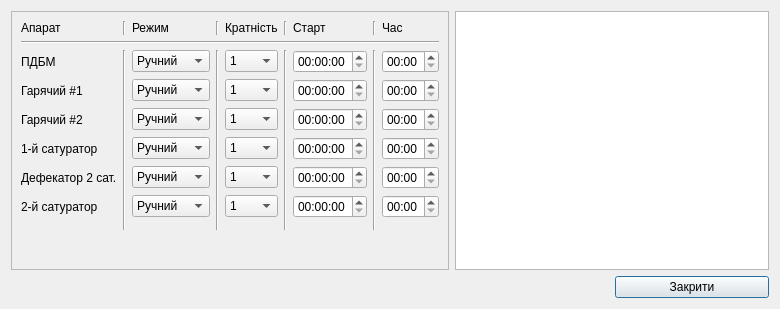
<?xml version="1.0" encoding="UTF-8"?>
<ui version="4.0">
 <class>dlgBledingSetup</class>
 <widget class="QDialog" name="dlgBledingSetup">
  <property name="geometry">
   <rect>
    <x>0</x>
    <y>0</y>
    <width>780</width>
    <height>309</height>
   </rect>
  </property>
  <property name="windowTitle">
   <string>Dialog</string>
  </property>
  <layout class="QGridLayout" name="gridLayout_2">
   <item row="0" column="0">
    <widget class="QFrame" name="frame">
     <property name="frameShape">
      <enum>QFrame::StyledPanel</enum>
     </property>
     <property name="frameShadow">
      <enum>QFrame::Raised</enum>
     </property>
     <layout class="QGridLayout" name="gridLayout">
      <item row="0" column="0">
       <widget class="QLabel" name="label">
        <property name="text">
         <string>Апарат</string>
        </property>
       </widget>
      </item>
      <item row="0" column="2">
       <widget class="QLabel" name="label_2">
        <property name="text">
         <string>Режим</string>
        </property>
       </widget>
      </item>
      <item row="0" column="4">
       <widget class="QLabel" name="label_3">
        <property name="text">
         <string>Кратність</string>
        </property>
       </widget>
      </item>
      <item row="0" column="6">
       <widget class="QLabel" name="label_4">
        <property name="text">
         <string>Старт</string>
        </property>
       </widget>
      </item>
      <item row="0" column="8">
       <widget class="QLabel" name="label_5">
        <property name="text">
         <string>Час</string>
        </property>
       </widget>
      </item>
      <item row="0" column="1">
       <widget class="Line" name="line">
        <property name="orientation">
         <enum>Qt::Vertical</enum>
        </property>
       </widget>
      </item>
      <item row="0" column="3">
       <widget class="Line" name="line_2">
        <property name="orientation">
         <enum>Qt::Vertical</enum>
        </property>
       </widget>
      </item>
      <item row="0" column="7">
       <widget class="Line" name="line_4">
        <property name="orientation">
         <enum>Qt::Vertical</enum>
        </property>
       </widget>
      </item>
      <item row="0" column="5">
       <widget class="Line" name="line_3">
        <property name="orientation">
         <enum>Qt::Vertical</enum>
        </property>
       </widget>
      </item>
      <item row="2" column="0">
       <widget class="QLabel" name="label_6">
        <property name="text">
         <string>ПДБМ</string>
        </property>
       </widget>
      </item>
      <item row="1" column="0" colspan="9">
       <widget class="Line" name="line_5">
        <property name="orientation">
         <enum>Qt::Horizontal</enum>
        </property>
       </widget>
      </item>
      <item row="10" column="0" colspan="9">
       <spacer name="verticalSpacer">
        <property name="orientation">
         <enum>Qt::Vertical</enum>
        </property>
        <property name="sizeHint" stdset="0">
         <size>
          <width>20</width>
          <height>40</height>
         </size>
        </property>
       </spacer>
      </item>
      <item row="2" column="2">
       <widget class="QComboBox" name="en_p_01">
        <item>
         <property name="text">
          <string>Ручний</string>
         </property>
        </item>
        <item>
         <property name="text">
          <string>Автомат</string>
         </property>
        </item>
       </widget>
      </item>
      <item row="2" column="4">
       <widget class="QComboBox" name="kr_p_01">
        <item>
         <property name="text">
          <string>1</string>
         </property>
        </item>
        <item>
         <property name="text">
          <string>2</string>
         </property>
        </item>
        <item>
         <property name="text">
          <string>3</string>
         </property>
        </item>
        <item>
         <property name="text">
          <string>4</string>
         </property>
        </item>
        <item>
         <property name="text">
          <string>5</string>
         </property>
        </item>
        <item>
         <property name="text">
          <string>6</string>
         </property>
        </item>
        <item>
         <property name="text">
          <string>8</string>
         </property>
        </item>
        <item>
         <property name="text">
          <string>12</string>
         </property>
        </item>
        <item>
         <property name="text">
          <string>48</string>
         </property>
        </item>
       </widget>
      </item>
      <item row="2" column="6">
       <widget class="QTimeEdit" name="Tm_zd_01">
        <property name="displayFormat">
         <string>HH:mm:ss</string>
        </property>
       </widget>
      </item>
      <item row="2" column="8">
       <widget class="QTimeEdit" name="Tp_zd_01">
        <property name="displayFormat">
         <string>mm:ss</string>
        </property>
       </widget>
      </item>
      <item row="3" column="2">
       <widget class="QComboBox" name="en_p_02">
        <item>
         <property name="text">
          <string>Ручний</string>
         </property>
        </item>
        <item>
         <property name="text">
          <string>Автомат</string>
         </property>
        </item>
       </widget>
      </item>
      <item row="4" column="2">
       <widget class="QComboBox" name="en_p_03">
        <item>
         <property name="text">
          <string>Ручний</string>
         </property>
        </item>
        <item>
         <property name="text">
          <string>Автомат</string>
         </property>
        </item>
       </widget>
      </item>
      <item row="5" column="2">
       <widget class="QComboBox" name="en_p_04">
        <item>
         <property name="text">
          <string>Ручний</string>
         </property>
        </item>
        <item>
         <property name="text">
          <string>Автомат</string>
         </property>
        </item>
       </widget>
      </item>
      <item row="6" column="2">
       <widget class="QComboBox" name="en_p_05">
        <item>
         <property name="text">
          <string>Ручний</string>
         </property>
        </item>
        <item>
         <property name="text">
          <string>Автомат</string>
         </property>
        </item>
       </widget>
      </item>
      <item row="7" column="2">
       <widget class="QComboBox" name="en_p_06">
        <item>
         <property name="text">
          <string>Ручний</string>
         </property>
        </item>
        <item>
         <property name="text">
          <string>Автомат</string>
         </property>
        </item>
       </widget>
      </item>
      <item row="3" column="4">
       <widget class="QComboBox" name="kr_p_02">
        <item>
         <property name="text">
          <string>1</string>
         </property>
        </item>
        <item>
         <property name="text">
          <string>2</string>
         </property>
        </item>
        <item>
         <property name="text">
          <string>3</string>
         </property>
        </item>
        <item>
         <property name="text">
          <string>4</string>
         </property>
        </item>
        <item>
         <property name="text">
          <string>5</string>
         </property>
        </item>
        <item>
         <property name="text">
          <string>6</string>
         </property>
        </item>
        <item>
         <property name="text">
          <string>8</string>
         </property>
        </item>
        <item>
         <property name="text">
          <string>12</string>
         </property>
        </item>
        <item>
         <property name="text">
          <string>48</string>
         </property>
        </item>
       </widget>
      </item>
      <item row="4" column="4">
       <widget class="QComboBox" name="kr_p_03">
        <item>
         <property name="text">
          <string>1</string>
         </property>
        </item>
        <item>
         <property name="text">
          <string>2</string>
         </property>
        </item>
        <item>
         <property name="text">
          <string>3</string>
         </property>
        </item>
        <item>
         <property name="text">
          <string>4</string>
         </property>
        </item>
        <item>
         <property name="text">
          <string>5</string>
         </property>
        </item>
        <item>
         <property name="text">
          <string>6</string>
         </property>
        </item>
        <item>
         <property name="text">
          <string>8</string>
         </property>
        </item>
        <item>
         <property name="text">
          <string>12</string>
         </property>
        </item>
        <item>
         <property name="text">
          <string>48</string>
         </property>
        </item>
       </widget>
      </item>
      <item row="5" column="4">
       <widget class="QComboBox" name="kr_p_04">
        <item>
         <property name="text">
          <string>1</string>
         </property>
        </item>
        <item>
         <property name="text">
          <string>2</string>
         </property>
        </item>
        <item>
         <property name="text">
          <string>3</string>
         </property>
        </item>
        <item>
         <property name="text">
          <string>4</string>
         </property>
        </item>
        <item>
         <property name="text">
          <string>5</string>
         </property>
        </item>
        <item>
         <property name="text">
          <string>6</string>
         </property>
        </item>
        <item>
         <property name="text">
          <string>8</string>
         </property>
        </item>
        <item>
         <property name="text">
          <string>12</string>
         </property>
        </item>
        <item>
         <property name="text">
          <string>48</string>
         </property>
        </item>
       </widget>
      </item>
      <item row="6" column="4">
       <widget class="QComboBox" name="kr_p_05">
        <item>
         <property name="text">
          <string>1</string>
         </property>
        </item>
        <item>
         <property name="text">
          <string>2</string>
         </property>
        </item>
        <item>
         <property name="text">
          <string>3</string>
         </property>
        </item>
        <item>
         <property name="text">
          <string>4</string>
         </property>
        </item>
        <item>
         <property name="text">
          <string>5</string>
         </property>
        </item>
        <item>
         <property name="text">
          <string>6</string>
         </property>
        </item>
        <item>
         <property name="text">
          <string>8</string>
         </property>
        </item>
        <item>
         <property name="text">
          <string>12</string>
         </property>
        </item>
        <item>
         <property name="text">
          <string>48</string>
         </property>
        </item>
       </widget>
      </item>
      <item row="7" column="4">
       <widget class="QComboBox" name="kr_p_06">
        <item>
         <property name="text">
          <string>1</string>
         </property>
        </item>
        <item>
         <property name="text">
          <string>2</string>
         </property>
        </item>
        <item>
         <property name="text">
          <string>3</string>
         </property>
        </item>
        <item>
         <property name="text">
          <string>4</string>
         </property>
        </item>
        <item>
         <property name="text">
          <string>5</string>
         </property>
        </item>
        <item>
         <property name="text">
          <string>6</string>
         </property>
        </item>
        <item>
         <property name="text">
          <string>8</string>
         </property>
        </item>
        <item>
         <property name="text">
          <string>12</string>
         </property>
        </item>
        <item>
         <property name="text">
          <string>48</string>
         </property>
        </item>
       </widget>
      </item>
      <item row="3" column="6">
       <widget class="QTimeEdit" name="Tm_zd_02">
        <property name="displayFormat">
         <string>HH:mm:ss</string>
        </property>
       </widget>
      </item>
      <item row="4" column="6">
       <widget class="QTimeEdit" name="Tm_zd_03">
        <property name="displayFormat">
         <string>HH:mm:ss</string>
        </property>
       </widget>
      </item>
      <item row="5" column="6">
       <widget class="QTimeEdit" name="Tm_zd_04">
        <property name="displayFormat">
         <string>HH:mm:ss</string>
        </property>
       </widget>
      </item>
      <item row="6" column="6">
       <widget class="QTimeEdit" name="Tm_zd_05">
        <property name="displayFormat">
         <string>HH:mm:ss</string>
        </property>
       </widget>
      </item>
      <item row="7" column="6">
       <widget class="QTimeEdit" name="Tm_zd_06">
        <property name="displayFormat">
         <string>HH:mm:ss</string>
        </property>
       </widget>
      </item>
      <item row="3" column="8">
       <widget class="QTimeEdit" name="Tp_zd_02">
        <property name="displayFormat">
         <string>mm:ss</string>
        </property>
       </widget>
      </item>
      <item row="4" column="8">
       <widget class="QTimeEdit" name="Tp_zd_03">
        <property name="displayFormat">
         <string>mm:ss</string>
        </property>
       </widget>
      </item>
      <item row="5" column="8">
       <widget class="QTimeEdit" name="Tp_zd_04">
        <property name="displayFormat">
         <string>mm:ss</string>
        </property>
       </widget>
      </item>
      <item row="6" column="8">
       <widget class="QTimeEdit" name="Tp_zd_05">
        <property name="displayFormat">
         <string>mm:ss</string>
        </property>
       </widget>
      </item>
      <item row="7" column="8">
       <widget class="QTimeEdit" name="Tp_zd_06">
        <property name="displayFormat">
         <string>mm:ss</string>
        </property>
       </widget>
      </item>
      <item row="2" column="1" rowspan="8">
       <widget class="Line" name="line_6">
        <property name="orientation">
         <enum>Qt::Vertical</enum>
        </property>
       </widget>
      </item>
      <item row="2" column="3" rowspan="8">
       <widget class="Line" name="line_7">
        <property name="orientation">
         <enum>Qt::Vertical</enum>
        </property>
       </widget>
      </item>
      <item row="2" column="5" rowspan="8">
       <widget class="Line" name="line_8">
        <property name="orientation">
         <enum>Qt::Vertical</enum>
        </property>
       </widget>
      </item>
      <item row="2" column="7" rowspan="8">
       <widget class="Line" name="line_9">
        <property name="orientation">
         <enum>Qt::Vertical</enum>
        </property>
       </widget>
      </item>
      <item row="3" column="0">
       <widget class="QLabel" name="label_8">
        <property name="text">
         <string>Гарячий #1</string>
        </property>
       </widget>
      </item>
      <item row="4" column="0">
       <widget class="QLabel" name="label_9">
        <property name="text">
         <string>Гарячий #2</string>
        </property>
       </widget>
      </item>
      <item row="5" column="0">
       <widget class="QLabel" name="label_10">
        <property name="text">
         <string>1-й сатуратор</string>
        </property>
       </widget>
      </item>
      <item row="6" column="0">
       <widget class="QLabel" name="label_11">
        <property name="text">
         <string>Дефекатор 2 сат.</string>
        </property>
       </widget>
      </item>
      <item row="7" column="0">
       <widget class="QLabel" name="label_12">
        <property name="text">
         <string>2-й сатуратор</string>
        </property>
       </widget>
      </item>
     </layout>
    </widget>
   </item>
   <item row="1" column="2">
    <widget class="QPushButton" name="Exit">
     <property name="text">
      <string>Закрити</string>
     </property>
    </widget>
   </item>
   <item row="1" column="0" colspan="2">
    <spacer name="horizontalSpacer">
     <property name="orientation">
      <enum>Qt::Horizontal</enum>
     </property>
     <property name="sizeHint" stdset="0">
      <size>
       <width>40</width>
       <height>20</height>
      </size>
     </property>
    </spacer>
   </item>
   <item row="0" column="1" colspan="2">
    <widget class="QTextEdit" name="teList">
     <property name="readOnly">
      <bool>true</bool>
     </property>
    </widget>
   </item>
  </layout>
 </widget>
 <resources/>
 <connections>
  <connection>
   <sender>Exit</sender>
   <signal>clicked()</signal>
   <receiver>dlgBledingSetup</receiver>
   <slot>accept()</slot>
   <hints>
    <hint type="sourcelabel">
     <x>583</x>
     <y>305</y>
    </hint>
    <hint type="destinationlabel">
     <x>354</x>
     <y>160</y>
    </hint>
   </hints>
  </connection>
 </connections>
</ui>
